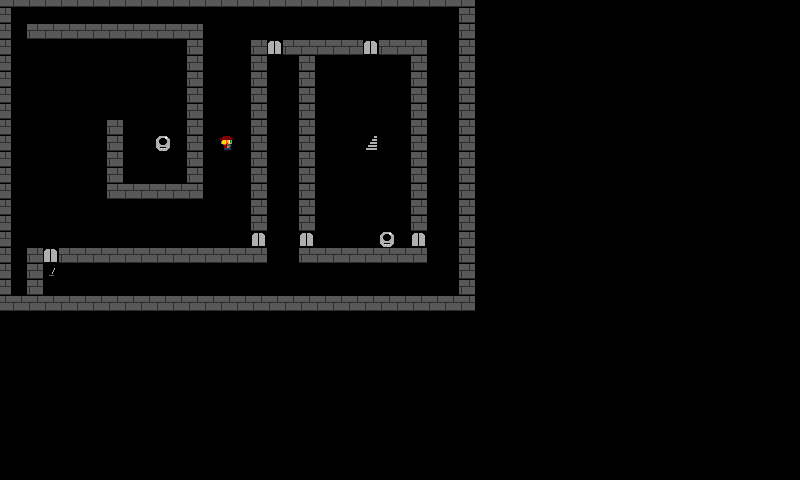

This is a level from a 2D game, rendered from its Tiled map with the project's own tilesets. A one-line summary and the map file follow, with tile-layer data summarised:
An orthogonal 50x30 tile map with 16x16 px tiles, 1 tile layer (Long), 6 hidden layers not drawn.

<map version="1.10" tiledversion="1.11.2" orientation="orthogonal" renderorder="right-down" width="50" height="30" tilewidth="16" tileheight="16" infinite="0" nextlayerid="9" nextobjectid="1">
 <editorsettings>
  <export target="../public/l.js" format="js" />
 </editorsettings>
 <tileset firstgid="1" source="a.tsx" />
 <layer id="1" name="Win" width="50" height="30" visible="0" offsetx="-5.66667" offsety="-8.66667">
  <data>[1500 cells, 222 non-empty, 2 distinct tile ids]</data>
 </layer>
 <layer id="6" name="Long" width="50" height="30" offsetx="-5.66667" offsety="-8.66667">
  <data>[1500 cells, 203 non-empty, 6 distinct tile ids]</data>
 </layer>
 <layer id="8" name="Bigger" width="50" height="30" visible="0" offsetx="-5.66667" offsety="-8.66667">
  <data>[1500 cells, 185 non-empty, 6 distinct tile ids]</data>
 </layer>
 <layer id="3" name="Parallel" width="50" height="30" visible="0">
  <data>[1500 cells, 124 non-empty, 7 distinct tile ids]</data>
 </layer>
 <layer id="4" name="Block" width="50" height="30" visible="0">
  <data>[1500 cells, 107 non-empty, 7 distinct tile ids]</data>
 </layer>
 <layer id="7" name="Two" width="50" height="30" visible="0">
  <data>[1500 cells, 86 non-empty, 4 distinct tile ids]</data>
 </layer>
 <layer id="5" name="Simple" width="50" height="30" visible="0">
  <data>[1500 cells, 45 non-empty, 4 distinct tile ids]</data>
 </layer>
</map>
